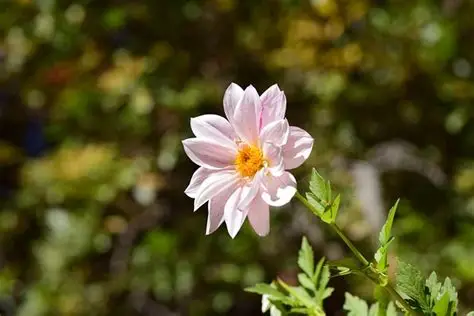
#> input picture opencv_code/p4/flower.webp, 474 x 316 px, found by its file name
$ python canny.py
#> lines starting #> are read from the running program, lines starting #| are printed output that depends on the picture; after the words box and inside, x2 and y2 are one past the last pixel; in counts of white or black regions, pixels touching at a corner belong together
import cv2

img = cv2.imread(r"C:\Users\princ\OneDrive\Desktop\New folder\p4\flower.webp", cv2.IMREAD_GRAYSCALE)
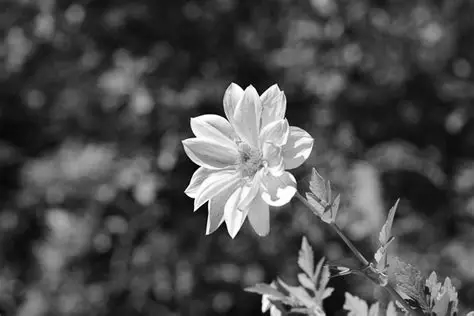
#> img: shape (316, 474); min 0, max 255, mean 76.6

canny = cv2.Canny(img,150,240)
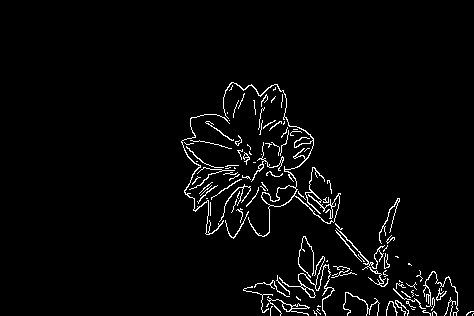
#> canny: shape (316, 474); 3.1% white in thin lines or dots, all inside (x1, y1, x2, y2) = (181, 82, 474, 316)

cv2.imshow("origanl",img)
cv2.imshow("final",canny)


cv2.waitKey(0)
cv2.destroyAllWindows()

$ run again, with opencv_code/p4/OIP.webp copied over opencv_code/p4/flower.webp
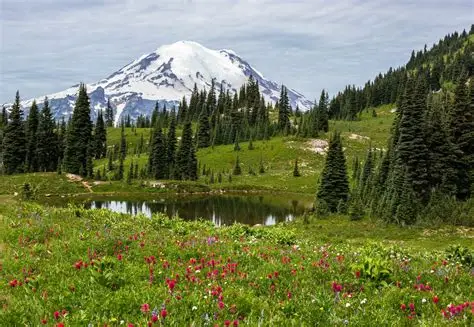
#> input picture opencv_code/p4/OIP.webp, 474 x 327 px, found by its file name
#> `img = cv2.imread(r"C:\Users\princ\OneDrive\Desktop\New folder\p4\flowe..`:
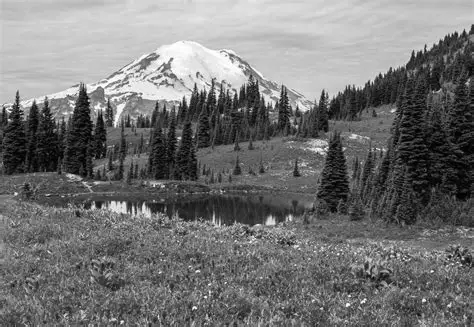
#> img: shape (327, 474); min 0, max 255, mean 116.3
#> `canny = cv2.Canny(img,150,240)`:
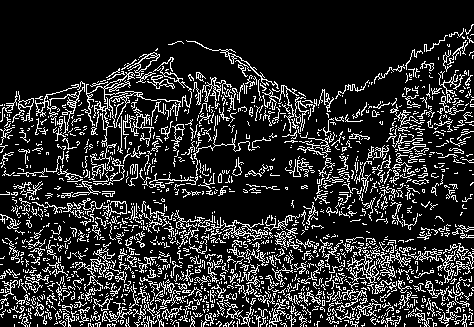
#> canny: shape (327, 474); 16.9% white in thin lines or dots
